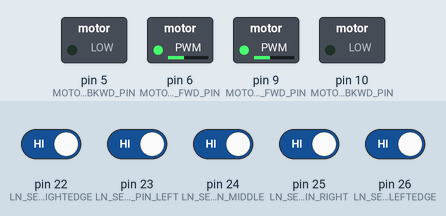
A sketch run on a simulated Arduino Mega 2560, built with avr-gcc and run on an emulated ATmega2560. Shown: switched loads named in the sketch (green lamp = pin HIGH). Inputs (shaded band) come from the test bench; at power-on: pin 22 (LN_SENS_PIN_RIGHTEDGE), pin 23 (LN_SENS_PIN_LEFT), pin 24 (LN_SENS_PIN_MIDDLE), pin 25 (LN_SENS_PIN_RIGHT), pin 26 (LN_SENS_PIN_LEFTEDGE) HIGH. What the sketch prints to the serial monitor is not drawn.

Above: at 2.2 s.
2.3 s: pin 23 (LN_SENS_PIN_LEFT) driven LOW
At 3.4 s:
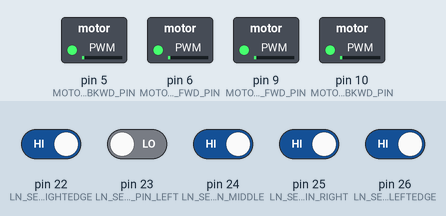
3.8 s: pin 22 (LN_SENS_PIN_RIGHTEDGE) driven LOW
Timing chart, 0 to 4.4 s (numbered marks = the images above; inputs shaded):
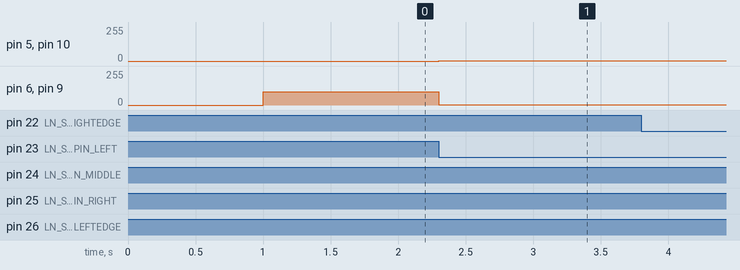

The sketch:

NITRObot_Line_following_5_sensors.ino
```cpp
/*
      NITRO Clubs EU - Network of IcT Robo Clubs

 WEB site: https://www.nitroclubs.eu
 GitHub repositories: https://github.com/nitroclubs?tab=repositories

      NITRObot Line following using 5 line detection sensors

 NITRObot is equipped with different sensors and designed to let you simulate tasks from the industrial robotics world.

 In this program, we will use NITRObot's line detecting sensors to perform the line following task
 similarly to the way it is done in the big industrial robots.

 Find the detailed instructions in NITRObot_Line_following_5_sensors-Instructions_EN.docx
*/


//====== INCLUDE ======
#include <Arduino.h>


//====== DEFINE ======

// Comment the line bellow (put // in front of #define DEBUG statement) in order to Enable/Disable sending messages to the Serial port
// using the macros below.
#define DEBUG // When DEBUG is defined, it Enables the Debug mode, to Disable comment out this line

#ifdef DEBUG
// HERE WE DEFINE MACROS WHICH WILL ALLOW US TO DISABLE PRINTING TO THE SERIAL PORT
// WHEN THE ROBOT WILL NOT BE CONNECTED TO A PC FOR DEBUGGING (IF "DEBUG" IS NOT DEFINED ABOVE).
// You will find detailed explanation in NITRObot_Line_following_5_sensors-Instructions_EN.odt
#define Debugprintln(a) (Serial.println(a))
#define Debugprint(a) (Serial.print(a))
#define Debugwrite(a) (Serial.write(a))
//Then instead of
//Serial.println("Hello world!");
//write
//Debugprintln("Hello world!");
//etc.
#else
// To deactivate the Serial printing, define the macro empty :
#define Debugprintln(a)
#define Debugprint(a)
#define Debugwrite(a)

#endif // end of #ifdef DEBUG


#define MOTOR_LEFT_FWD_PIN 9
#define MOTOR_LEFT_BKWD_PIN 5
#define MOTOR_RIGHT_FWD_PIN 6
#define MOTOR_RIGHT_BKWD_PIN 10

// Define Cytron Maker Line sensor connection pins
//   Arduino MEGA pin:                Sensor pin:
#define LN_SENS_PIN_RIGHTEDGE 22 // right edge sensor - Connected to D1 pin of the sensor
#define LN_SENS_PIN_RIGHT 25     // right sensor - Connected to D2 pin of the sensor
#define LN_SENS_PIN_MIDDLE 24    // middle sensor - Connected to D3 pin of the sensor
#define LN_SENS_PIN_LEFT 23      // left sensor Connected to D4 pin of the sensor
#define LN_SENS_PIN_LEFTEDGE 26  // left edge sensor - Connected to D5 pin of the sensor
#define LN_SENS_CALIB_PIN 27     // Connected to CAL pin of the sensor
#define LN_SENS_ANALOG_PIN A15   // Connected to AN pin of the sensor

//====== CONSTANTS ======
const int DefaultLeftSpeed =100;   // !Replace the value with the one obtained from calibration! (using NITRObot_motor_calibration.ino)
const int DefaultRightSpeed =100;  // !Replace the value with the one obtained from calibration! (using NITRObot_motor_calibration.ino)
//====== VARIABLES ======
int currentLeftSpeed = DefaultLeftSpeed;    // Variable to hold the left speed changes
int currentRightSpeed = DefaultRightSpeed;  // Variable to hold the right speed changes

int robotPosition = 0; // Variable to hold the position of the robot relative to the line

//====== FORWARD DECLARATIONS ======
void moveForward();  // function prototype includes return type, name, parameters, and semicolon.  No function body!
void moveBackward(); // function prototype includes return type, name, parameters, and semicolon.  No function body!
void turnLeft();     // function prototype includes return type, name, parameters, and semicolon.  No function body!
void turnRight();    // function prototype includes return type, name, parameters, and semicolon.  No function body!
void stopMoving();   // function prototype includes return type, name, parameters, and semicolon.  No function body!

//-----------------------------------------------

void setup()
{
  pinMode(LN_SENS_PIN_RIGHTEDGE, INPUT);
  pinMode(LN_SENS_PIN_RIGHT, INPUT);
  pinMode(LN_SENS_PIN_MIDDLE, INPUT);
  pinMode(LN_SENS_PIN_LEFT, INPUT);
  pinMode(LN_SENS_PIN_LEFTEDGE, INPUT);
  // pinMode(LN_SENS_CALIB_PIN, OUTPUT); // We will not use sensor calibration in this program
  pinMode(LN_SENS_ANALOG_PIN, INPUT);

  pinMode(MOTOR_LEFT_FWD_PIN, OUTPUT);
  pinMode(MOTOR_LEFT_BKWD_PIN, OUTPUT);
  pinMode(MOTOR_RIGHT_FWD_PIN, OUTPUT);
  pinMode(MOTOR_RIGHT_BKWD_PIN, OUTPUT);

  #ifdef DEBUG          // Enable Serial port communication, Disable if "DEBUG" was not defined above
  Serial.begin(115200); //
  #endif                //You will find detailed explanation in NITRObot_Line_following_5_sensors-Instructions_EN.odt

  delay(1000); //???????????????????????????????
}

//---------------------------------------------------------

void loop()
{
  // Read all sensors:
  int leftEdge = digitalRead(LN_SENS_PIN_RIGHTEDGE);
  int left = digitalRead(LN_SENS_PIN_RIGHT);
  int mid = digitalRead(LN_SENS_PIN_MIDDLE);
  int right = digitalRead(LN_SENS_PIN_LEFT);
  int rightEdge = digitalRead(LN_SENS_PIN_LEFTEDGE);

  if ((leftEdge == 0) && (left == 0) && (mid == 1) && (right == 0) && (rightEdge == 0))      //    0 0 1 0 0
  {
    robotPosition = 1;
    Debugprintln("case1");
  }
  else if ((leftEdge == 0) && (left == 1) && (mid == 1) && (right == 0) && (rightEdge == 0)) //   0 1 1 0 0
  {
    robotPosition = 2;
    Debugprintln("case2");
  }
  else if ((leftEdge == 0) && (left == 1) && (mid == 0) && (right == 0) && (rightEdge == 0)) //   0 1 0 0 0
  {
    robotPosition = 3;
    Debugprintln("case3");
  }
  else if ((leftEdge == 1) && (left == 1) && (mid == 0) && (right == 0) && (rightEdge == 0)) //   1 1 0 0 0
  {
    robotPosition = 4;
    Debugprintln("case4");
  }
  else if ((leftEdge == 1) && (left == 0) && (mid == 0) && (right == 0) && (rightEdge == 0)) //   1 0 0 0 0
  {
    robotPosition = 5;
    Debugprintln("case5");
  }
  else if ((leftEdge == 0) && (left == 0) && (mid == 1) && (right == 1) && (rightEdge == 0)) //   0 0 1 1 0
  {
    robotPosition = 6;
    Debugprintln("case6");
  }
  else if ((leftEdge == 0) && (left == 0) && (mid == 0) && (right == 1) && (rightEdge == 0)) //   0 0 0 1 0
  {
    robotPosition = 7;
    Debugprintln("case7");
  }
  else if ((leftEdge == 0) && (left == 0) && (mid == 0) && (right == 1) && (rightEdge == 1)) //   0 0 0 1 1
  {
    robotPosition = 8;
    Debugprintln("case8");
  }
  else if ((leftEdge == 0) && (left == 0) && (mid == 0) && (right == 0) && (rightEdge == 1)) //   0 0 0 0 1
  {
    robotPosition = 9;
    Debugprintln("case9");
  }
  else if (((leftEdge == 1) && (left == 1) && (mid == 0) && (right == 1) && (rightEdge == 1)) || // 1 1 0 1 1
           ((leftEdge == 1) && (left == 0) && (mid == 0) && (right == 1) && (rightEdge == 1)) || // 1 0 0 1 1
           ((leftEdge == 1) && (left == 1) && (mid == 0) && (right == 0) && (rightEdge == 1)) || // 1 1 0 0 1
           ((leftEdge == 1) && (left == 1) && (mid == 1) && (right == 0) && (rightEdge == 1)) || // 1 1 1 0 1
           ((leftEdge == 1) && (left == 0) && (mid == 1) && (right == 1) && (rightEdge == 1)))   // 1 0 1 1 1
  {
    robotPosition = 10;
  }
  else
  {
    moveForward();
  }

  switch (robotPosition)
  {
  case 1:
    currentLeftSpeed = DefaultLeftSpeed;
    currentRightSpeed = DefaultRightSpeed;
    moveForward();
    Debugprintln("1");
    break;
  case 2:
    currentLeftSpeed = DefaultLeftSpeed * .6;
    currentRightSpeed = 180;
    moveForward();
    Debugprintln("2");
    break;
  case 3:
    currentLeftSpeed = DefaultLeftSpeed * .4;
    currentRightSpeed = 200;
    moveForward();
    Debugprintln("3");
    break;
  case 4:
    currentLeftSpeed = DefaultLeftSpeed * .3;
    currentRightSpeed = 220;
    Debugprintln("4");
    moveForward();
    break;
  case 5:
    currentLeftSpeed = DefaultLeftSpeed * .2;
    currentRightSpeed = 255;
    moveForward();
    Debugprintln("5");
    break;
  case 6:
    currentLeftSpeed = 180;
    currentRightSpeed = DefaultRightSpeed * .6;
    moveForward();
    Debugprintln("6");
    break;
  case 7:
    currentLeftSpeed = 200;
    currentRightSpeed = DefaultRightSpeed * .4;
    moveForward();
    Debugprintln("7");
    break;
  case 8:
    currentLeftSpeed = 220;
    currentRightSpeed = DefaultRightSpeed * .3;
    moveForward();
    Debugprintln("8");
    break;
  case 9:
    currentLeftSpeed = 255;
    currentRightSpeed = DefaultRightSpeed * .2;
    moveForward();
    Debugprintln("9");
    break;
  case 10:
    stopMoving();
    Debugprintln("10");
    break;
  default:
    break;
  }
}

//============== FUNCTION DEFINITIONS ==============

void moveForward() // Move forward
{
  analogWrite(MOTOR_LEFT_FWD_PIN, abs(currentLeftSpeed));
  analogWrite(MOTOR_LEFT_BKWD_PIN, LOW);
  analogWrite(MOTOR_RIGHT_FWD_PIN, abs(currentRightSpeed));
  analogWrite(MOTOR_RIGHT_BKWD_PIN, LOW);
}

void moveBackward() // Move backward
{
  analogWrite(MOTOR_LEFT_FWD_PIN, LOW);
  analogWrite(MOTOR_LEFT_BKWD_PIN, abs(currentLeftSpeed));
  analogWrite(MOTOR_RIGHT_FWD_PIN, LOW);
  analogWrite(MOTOR_RIGHT_BKWD_PIN, abs(currentRightSpeed));
}

void turnLeft() // Turn Left
{
  analogWrite(MOTOR_LEFT_FWD_PIN, LOW);
  analogWrite(MOTOR_LEFT_BKWD_PIN, currentLeftSpeed);
  analogWrite(MOTOR_RIGHT_FWD_PIN, currentLeftSpeed);
  analogWrite(MOTOR_RIGHT_BKWD_PIN, LOW);
}

void turnRight() // Turn Right
{
  analogWrite(MOTOR_LEFT_FWD_PIN, currentRightSpeed);
  analogWrite(MOTOR_LEFT_BKWD_PIN, LOW);
  analogWrite(MOTOR_RIGHT_FWD_PIN, LOW);
  analogWrite(MOTOR_RIGHT_BKWD_PIN, currentRightSpeed);
}

void stopMoving() // Stop movement
{
  analogWrite(MOTOR_LEFT_FWD_PIN, HIGH);
  analogWrite(MOTOR_LEFT_BKWD_PIN, HIGH);
  analogWrite(MOTOR_RIGHT_FWD_PIN, HIGH);
  analogWrite(MOTOR_RIGHT_BKWD_PIN, HIGH);
}
```

Measured:
- after the input at 2.3 s, pin 5 (MOTOR_LEFT_BKWD_PIN), pin 10 (MOTOR_RIGHT_BKWD_PIN): 0/255 → 1/255 at once; pin 6 (MOTOR_RIGHT_FWD_PIN), pin 9 (MOTOR_LEFT_FWD_PIN): 100/255 → 1/255 at once
